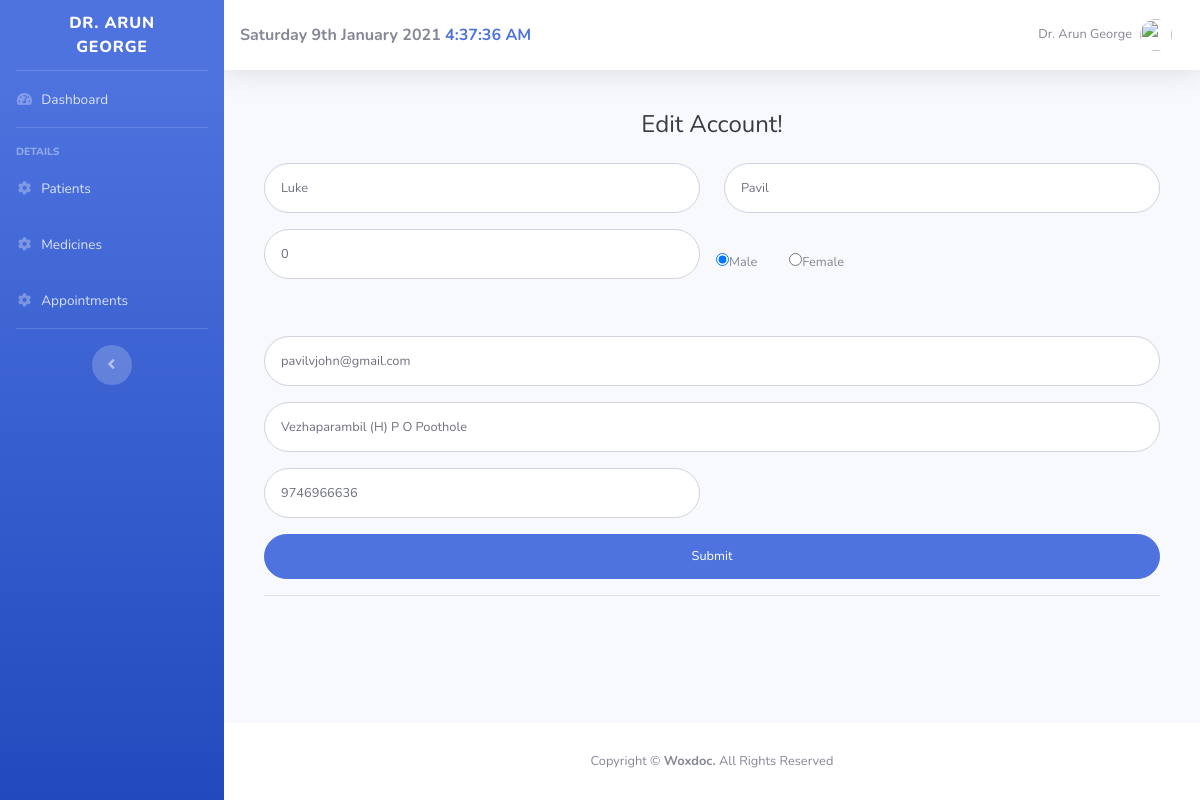
The app's page /setConsultationTime.php?id=47 (signed in) with its own data.
### tables this page shows
CREATE TABLE `patient_list` (
  `patientlist_id` int(11) NOT NULL,
  `created_on` timestamp NOT NULL DEFAULT current_timestamp(),
  `FirstName` varchar(20) NOT NULL,
  `LastName` varchar(20) NOT NULL,
  `Email` varchar(50) NOT NULL,
  `Phone` varchar(10) NOT NULL,
  `Address` varchar(100) NOT NULL,
  `sex` varchar(10) NOT NULL,
  `Age` int(11) NOT NULL,
  `id` int(10) NOT NULL
);

### setConsultationTime.php (the view, shortened to what this page needs)
<!DOCTYPE html>
<html lang="en">
<head>
    <link href="vendor/fontawesome-free/css/all.min.css" rel="stylesheet" type="text/css">
    <link href="css/sb-admin-2.min.css" rel="stylesheet">
</head>
<body id="page-top" onload=display_c();>
    <?php include 'header.php' ?>
    <div class="container-fluid">
        <div class="modal-body">
            <div class="text-center">
                <h1 class="h4 text-gray-900 mb-4">Edit Account!</h1>
            </div>
            <?php
            require_once 'config.php';
            $query = "SELECT  * FROM patient_list where patientlist_id = '" . $_GET['id'] . "'";
            $result = mysqli_query($link, $query);
            while ($row = $result->fetch_assoc()) {
                $FirstName     = $row["FirstName"];
                $LastName      = $row["LastName"];
                $Email         = $row["Email"];
                $Phone         = $row["Phone"];
                $Address       = $row["Address"];
                $sex           = $row["sex"];
                $Age           = $row["Age"];
            ?>
                <form class="user" method="POST">
                    <div class="form-group row">
                        <div class="col-sm-6 mb-3 mb-sm-0">
                            <input type="text" class="form-control form-control-user" id="FirstName" name="FirstName" placeholder="First Name" value="<?php echo $FirstName ?>" required>
                        </div>
                        <div class="col-sm-6">
                            <input type="text" class="form-control form-control-user" id="LastName" name="LastName" placeholder="Last Name" value="<?php echo $LastName ?>" required>
                        </div>
                    </div>
                    <div class="form-group row">
                        <div class="col-sm-6 mb-3 mb-sm-0">
                            <input type="number" class="form-control form-control-user" id="Age" name="Age" placeholder="Age" value="<?php echo $Age ?>" required>
                        </div>
                        <div class="form-group row">
                            <?php if ($sex == "female") {
                                echo '<div class="radio form-control-user">
                    <label><input type="radio" name="sex" value="male" >Male</label>
                    </div>
                    <div class="radio form-control-user">
                    <label><input type="radio" name="sex" value="female" checked>Female</label>
                    </div>';
                            } else {
                                echo '<div class="radio form-control-user">
                    <label><input type="radio" name="sex" value="male" checked>Male</label>
                    </div>
                    <div class="radio form-control-user">
                    <label><input type="radio" name="sex" value="female" >Female</label>
                    </div>';
                            }
                            ?>
                        </div>
                    </div>
                    <div class="form-group">
                        <input type="email" class="form-control form-control-user" id="Email" name="Email" placeholder="Email Address" value="<?php echo $Email ?>">
                    </div>
                    <div class="form-group">
                        <input type="text" class="form-control form-control-user" id="Address" name="Address" placeholder="Address" value="<?php echo $Address ?>">
                    </div>
                    <div class="form-group row">
                        <div class="col-sm-6 mb-3 mb-sm-0">
                            <input type="number" class="form-control form-control-user" id="phone" name="phone" placeholder="phone" required value="<?php echo $Phone ?>">
                        </div>
                    </div>
                    <input type="submit" class="btn btn-primary btn-user btn-block">
                    <hr>
                </form>
            <?php    }
            ?>
        </div>
    </div>
    </div>
    <?php include 'footer.php' ?>
    </div>
    </div>
</body>
</html>

### records on screen
patient_list: FirstName "Luke", LastName "Pavil", Age "0", Email "pavilvjohn@gmail.com", Address "Vezhaparambil (H) P O Poothole", phone "9746966636"

### other values on screen
$_SESSION["username"] "DR. ARUN GEORGE"
$_SESSION["username"] "Dr. Arun George"
